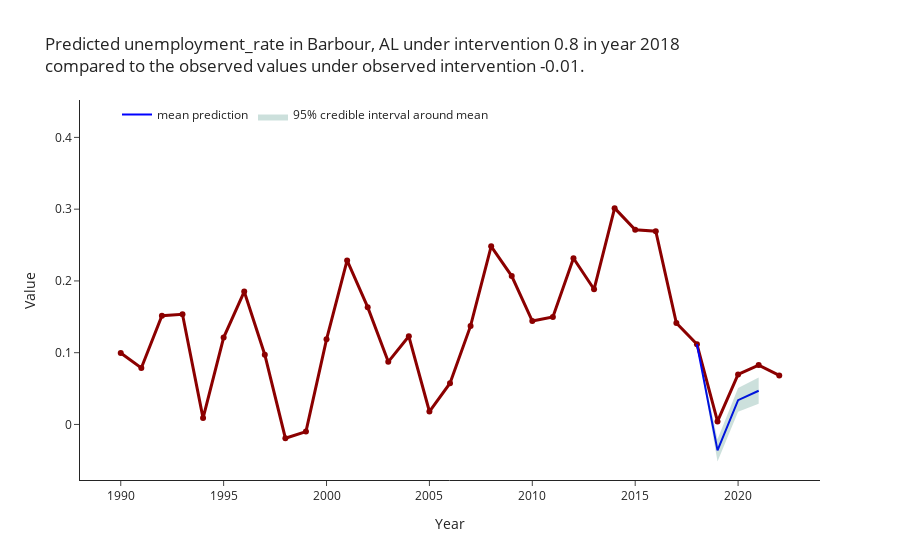

The notebook cell this image was saved under:
### Code cell
ci.plot_predictions(range_multiplier=2)

### Figure 1 — Plotly figure (JSON) as saved in the notebook; plotly's stock layout.template omitted (floating-point values rounded to 4 significant figures)
{"data": [{"line": {"color": "darkred", "width": 3}, "mode": "lines+markers", "name": "Barbour County, AL", "showlegend": false, "text": "Barbour County, AL", "textposition": "top right", "type": "scatter", "x": [1990, 1991, 1992, 1993, 1994, 1995, 1996, 1997, 1998, 1999, 2000, 2001, 2002, 2003, 2004, 2005, 2006, 2007, 2008, 2009, 2010, 2011, 2012, 2013, 2014, 2015, 2016, 2017, 2018, 2019, 2020, 2021, 2022], "y": [0.09947, 0.07874, 0.1515, 0.1536, 0.008865, 0.1211, 0.1852, 0.09714, -0.01917, -0.009903, 0.1186, 0.2285, 0.1634, 0.08727, 0.1229, 0.01803, 0.05742, 0.1374, 0.2483, 0.2068, 0.144, 0.1497, 0.2316, 0.1884, 0.3014, 0.2712, 0.2692, 0.1412, 0.1118, 0.004265, 0.06962, 0.08279, 0.06836]}, {"line": {"color": "blue", "width": 2}, "mode": "lines", "name": "mean prediction", "text": [0.1118, -0.0361, 0.03387, 0.04697], "type": "scatter", "x": ["2018", "2019", "2020", "2021"], "y": [0.1118, -0.0361, 0.03387, 0.04697]}, {"fill": "toself", "fillcolor": "rgba(0,100,80,0.2)", "line": {"color": "rgba(255,255,255,0)"}, "name": "95% credible interval around mean", "type": "scatter", "x": ["2018", "2019", "2020", "2021", "2021", "2020", "2019", "2018"], "y": [0.1118, -0.02054, 0.05079, 0.06537, 0.02897, 0.01786, -0.05161, 0.1118]}], "layout": {"legend": {"orientation": "h", "traceorder": "normal", "x": 0.05, "y": 1}, "title": {"text": "Predicted unemployment_rate in Barbour, AL under intervention 0.8 in year 2018<br>compared to the observed values under observed intervention -0.01."}, "xaxis": {"title": {"text": "Year"}}, "yaxis": {"range": [-0.07741, 0.4521], "title": {"text": "Value"}}}}
